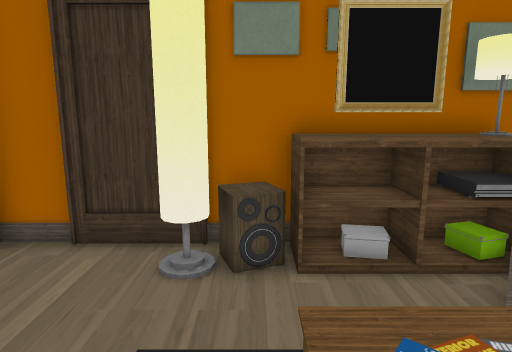
view 1 (above)

13 first-person views from a walk through a 3-D level made in the Unity game engine. The camera is 1.4 m above the floor, tilts 10° down and sees 75° across. The floor is counted in squares, 0.5 m on a side. Each view is taken from the middle of a square. On the plan, view 1 faces up. The plan holds only what a view shows up to about 20 squares ahead; the rest is blank.

view 2
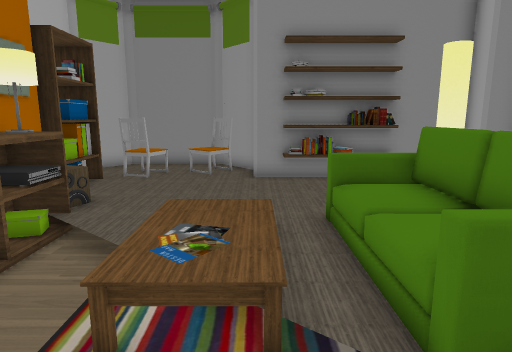

view 3
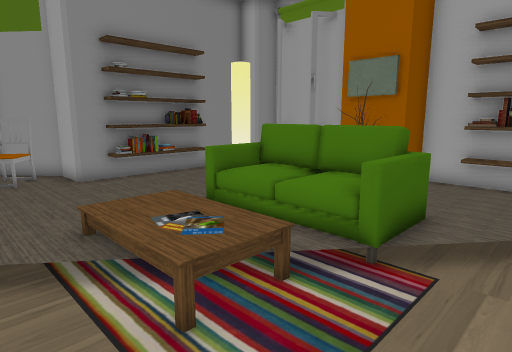

view 4
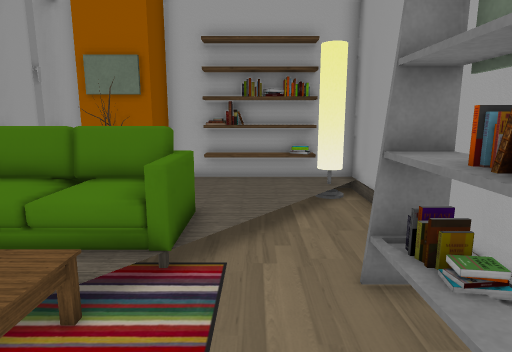

view 5
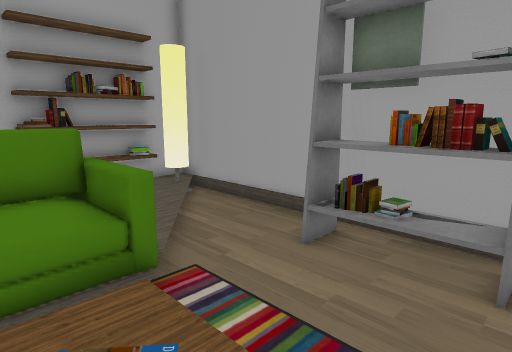

view 6
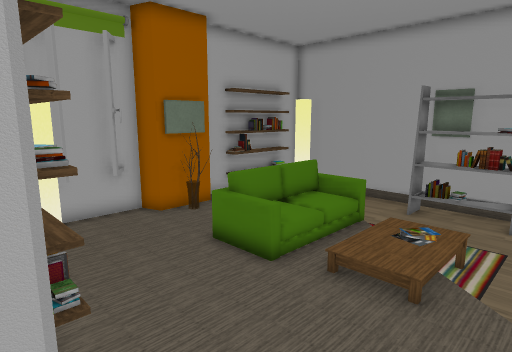

view 7
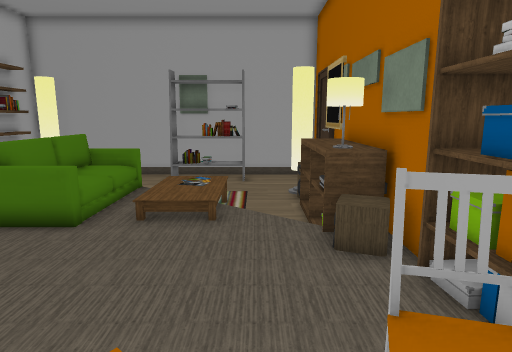

view 8
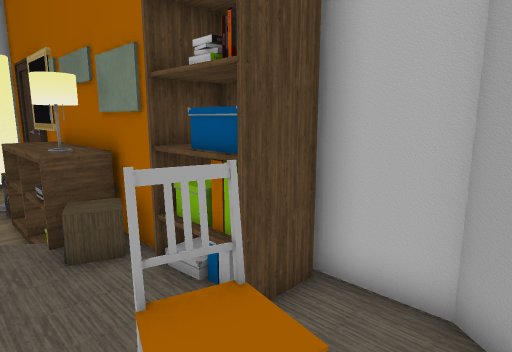

view 9
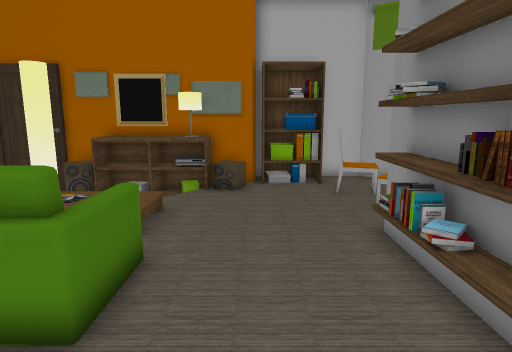

view 10
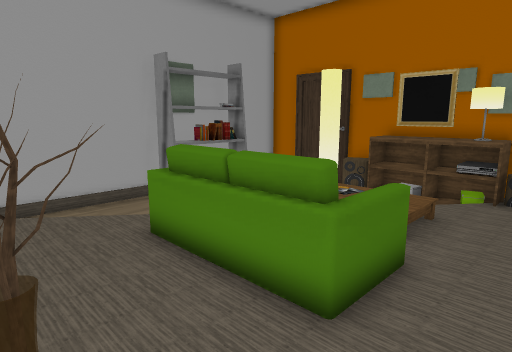

view 11
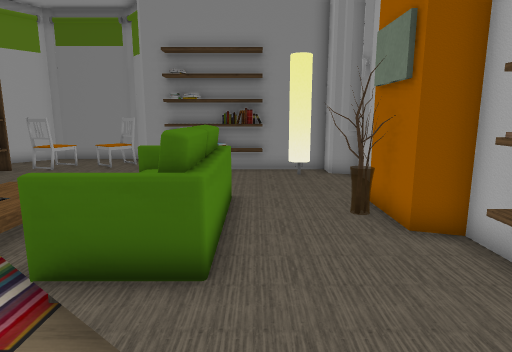

view 12
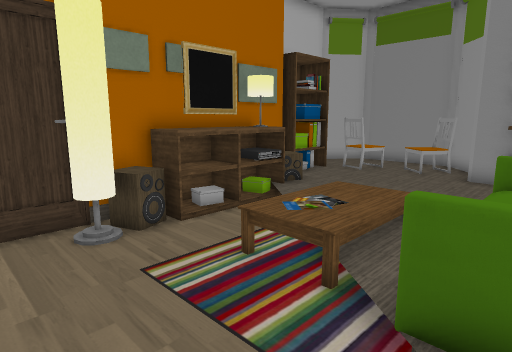

view 13
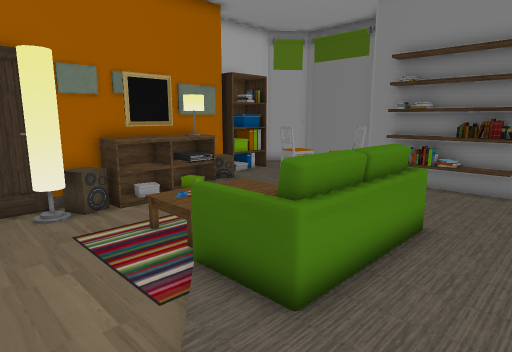

### Floor plan
Key: @ floor where view 1 was taken; # wall or solid block; . main floor; - floor 0.25 m lower than the main floor; / step, stairs or slope; S speaker; L lamp; C carpet; H shelf; A chair; F sofa; E vase; O other object.
Columns run from 6 left of view 1 to 14 right of it. Each row starts with its distance up from view 1.
  9              #######
  8              #HHH..##
  7 ######SOOOOOOHHHH...#
  6 #---##SOOOLLO...A/..#
  5 #---------/.....A/..#
  4 # -------//.........#
  3 #HH---  ///......OA##
  2 #HH---   OO.......A##
  1 #HH--- OOOO.....####
  0 #HH---@.........#
 -1 #----CFOOOOC....O
 -2 #----.F    ....HH
 -3 #---//FFFFFF...HH
 -4 #--/............H
 -5 #-/............##
 -6 ##.......E....###
 -7 ###.....#E#...###
 -8  ##OOH###  #####

Positions as (right, up) in squares from view 1, and headings:
1: (0, 0), facing up
2: (-3, 1), facing right
3: (-3, 5), facing down-right
4: (-2, 5), facing down
5: (2, 4), facing down-left
6: (11, 5), facing down-left
7: (13, 4), facing left
8: (13, 4), facing up-left
9: (7, -7), facing up
10: (7, -7), facing up-left
11: (-5, -4), facing right
12: (-4, -2), facing up-right
13: (-4, -6), facing up-right
